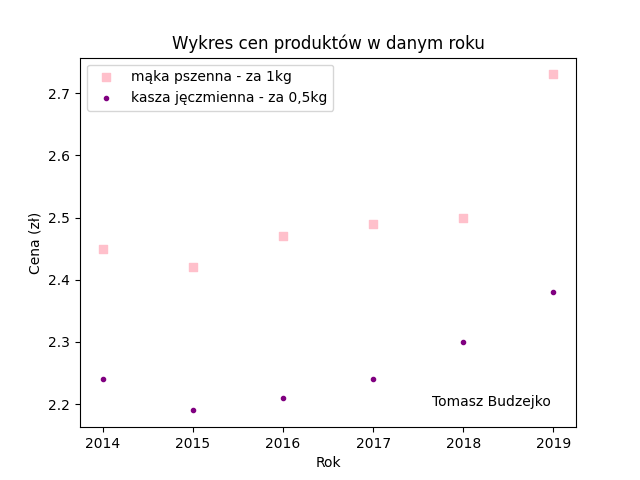

Generate this figure with Python:
import matplotlib.pyplot as plt
import pandas as pd

df = pd.read_excel('ceny21.xlsx')

fig, axs = plt.subplots()
for i, product in enumerate(df['Rodzaje towarów'].unique()):
    product_data = df[df['Rodzaje towarów'] == product]
    marker = 's' if i % 2 == 0 else '.'
    color = 'pink' if i % 2 == 0 else 'purple'

    axs.scatter(x=product_data['Rok'], y=product_data['Wartość'], color=color, marker=marker, label=product)

plt.xlabel('Rok')
plt.ylabel(f"Cena ({df['Jednostka miary'].unique()[0]})")
plt.title('Wykres cen produktów w danym roku')
plt.text(0.95, 0.05, 'Tomasz Budzejko', transform=axs.transAxes, ha='right', va='bottom')
plt.legend()
plt.savefig('zad2.png')

plt.show()
